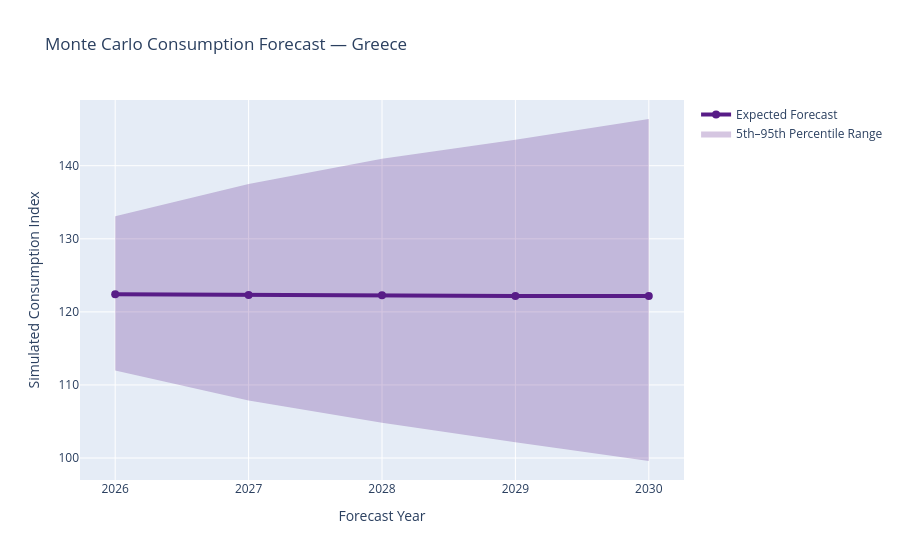

The cell this chart's notebook holds for it:
### Markdown cell above
# 9 Monte Carlo Forecast Confidence Bands

The simulation generates confidence intervals for future household consumption forecasts. The shaded region represents the simulated 5th–95th percentile range, while the center line represents the expected forecast value.

### Code cell
# MONTE CARLO CONFIDENCE BAND

country_to_plot = "Greece"

country_mc = (
    monte_carlo[
        monte_carlo["country"] == country_to_plot
    ]
    .sort_values("forecast_year")
)

fig = go.Figure()

# Upper bound
fig.add_trace(
    go.Scatter(
        x=country_mc["forecast_year"],
        y=country_mc["upside_95th_percentile"],
        mode="lines",
        line=dict(width=0),
        showlegend=False,
        hoverinfo="skip"
    )
)

# Lower bound with fill
fig.add_trace(
    go.Scatter(
        x=country_mc["forecast_year"],
        y=country_mc["downside_5th_percentile"],
        mode="lines",
        fill="tonexty",
        fillcolor="rgba(88, 28, 135, 0.25)",
        line=dict(width=0),
        name="5th–95th Percentile Range"
    )
)

# Expected forecast
fig.add_trace(
    go.Scatter(
        x=country_mc["forecast_year"],
        y=country_mc["expected_value"],
        mode="lines+markers",
        line=dict(
            color="#581C87",
            width=4
        ),
        marker=dict(size=8),
        name="Expected Forecast"
    )
)

fig.update_layout(
    title=f"Monte Carlo Consumption Forecast — {country_to_plot}",
    xaxis_title="Forecast Year",
    yaxis_title="Simulated Consumption Index",
    height=600
)

fig.show()

### Figure 1 — Plotly figure (JSON) as saved in the notebook; plotly's stock layout.template omitted (floating-point values rounded to 4 significant figures)
{"data": [{"hoverinfo": "skip", "line": {"width": 0}, "mode": "lines", "showlegend": false, "type": "scatter", "x": [2026, 2027, 2028, 2029, 2030], "y": [133.1, 137.5, 141.0, 143.5, 146.4]}, {"fill": "tonexty", "fillcolor": "rgba(88, 28, 135, 0.25)", "line": {"width": 0}, "mode": "lines", "name": "5th–95th Percentile Range", "type": "scatter", "x": [2026, 2027, 2028, 2029, 2030], "y": [112.0, 107.9, 104.8, 102.2, 99.6]}, {"line": {"color": "#581C87", "width": 4}, "marker": {"size": 8}, "mode": "lines+markers", "name": "Expected Forecast", "type": "scatter", "x": [2026, 2027, 2028, 2029, 2030], "y": [122.4, 122.3, 122.3, 122.2, 122.2]}], "layout": {"autosize": true, "title": {"text": "Monte Carlo Consumption Forecast — Greece"}, "xaxis": {"autorange": true, "range": [2026.0, 2030.0], "title": {"text": "Forecast Year"}, "type": "linear"}, "yaxis": {"autorange": true, "range": [97.0, 149.0], "title": {"text": "Simulated Consumption Index"}, "type": "linear"}}}
